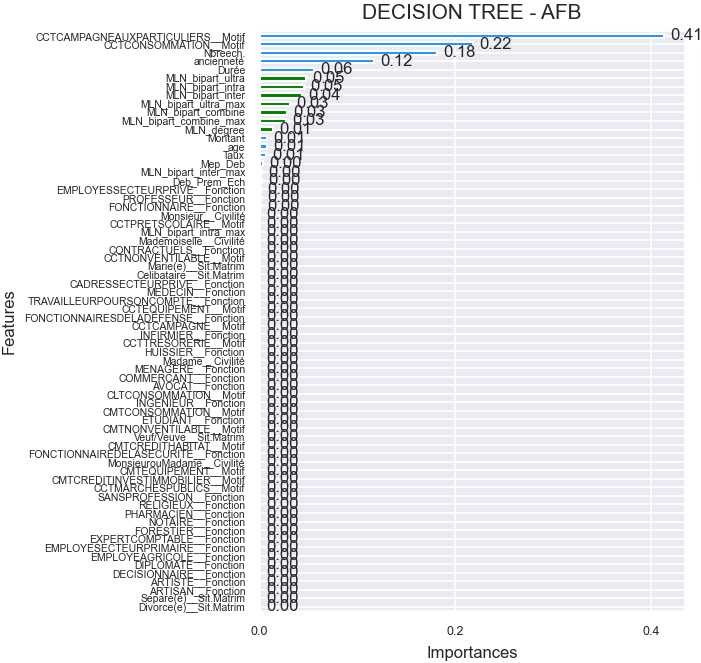
#> input picture papers/notes/annualReportMLNA_VictorDJIEMBOU_v2/assets/AFB_dtc_shapley.png, 701 x 663 px
$ jupyter execute --allow-errors imageFusion.ipynb
#> lines starting #> are read from the running program, lines starting #| are printed output that depends on the picture
[cell 1]
quality=100
page_width, page_height = 2480, 3508 #1240, 1754

[cell 2]
from PIL import Image

# Charger les images à coller
image1 = Image.open('AFB_dtc_shapley.png')
#> image1 is the input picture: PIL image 701x663 RGBA; mean R, G, B, A 126.6, 127.2, 130.6, 147.4
if image1.mode != 'RGBA':
    print('###')
    image1 = image1.convert('RGBA')
image2 = Image.open('CREDIT_RISK_DATASET_dtc_shapley.png')
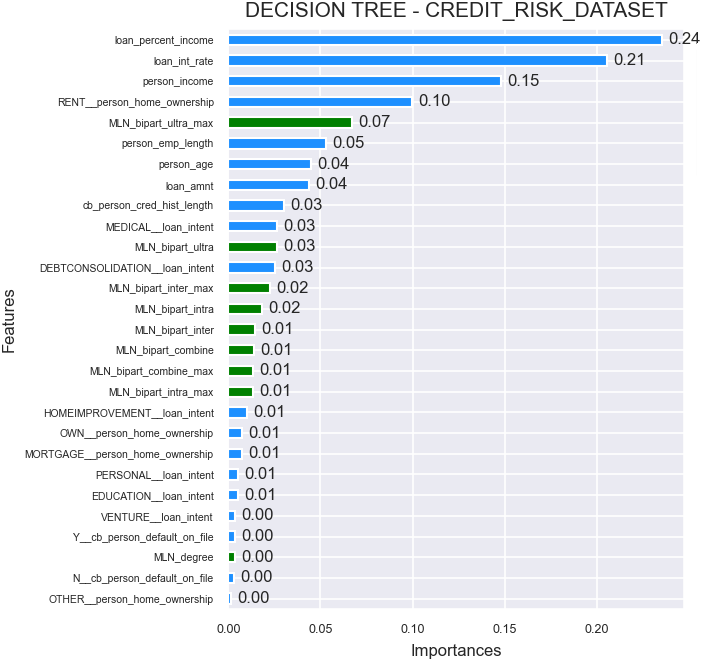
#> input picture papers/notes/annualReportMLNA_VictorDJIEMBOU_v2/assets/CREDIT_RISK_DATASET_dtc_shapley.png, 702 x 663 px
#> image2 is the input picture: PIL image 702x663 RGBA; mean R, G, B, A 128, 132.3, 138.6, 151.4
if image2.mode != 'RGBA':
    print('###')
    image2 = image2.convert('RGBA')
image3 = Image.open('GERMAN_dtc_shapley.png')
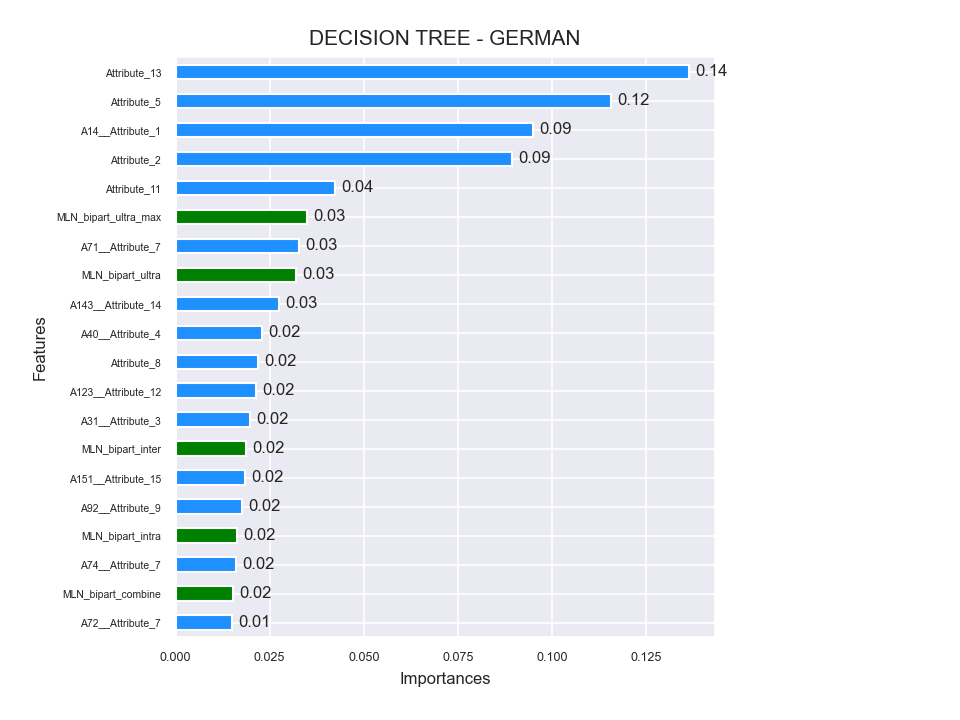
#> input picture papers/notes/annualReportMLNA_VictorDJIEMBOU_v2/assets/GERMAN_dtc_shapley.png, 960 x 720 px
#> image3 is the input picture: PIL image 960x720 RGBA; mean R, G, B, A 231.5, 237.6, 244.4, 118.2
if image3.mode != 'RGBA':
    print('###')
    image3 = image3.convert('RGBA')
image4 = Image.open('JAPAN_dtc_shapley.png')
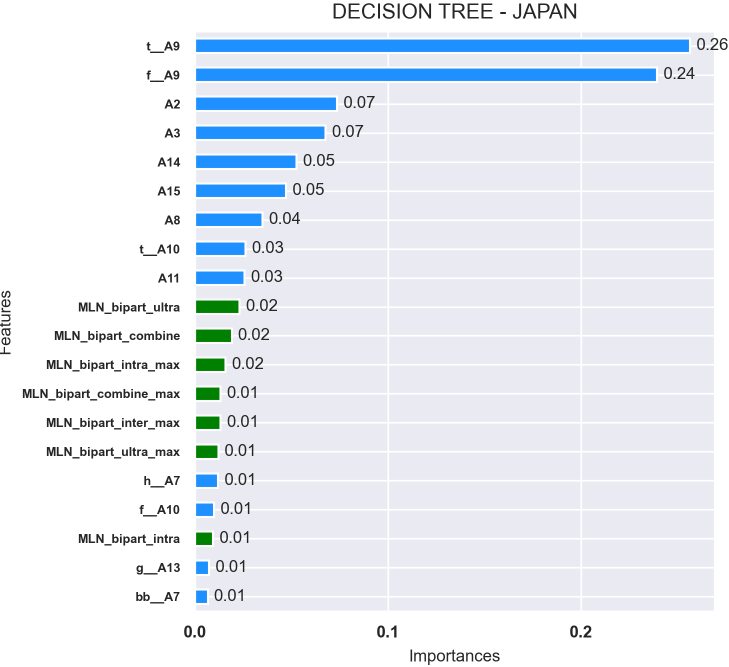
#> input picture papers/notes/annualReportMLNA_VictorDJIEMBOU_v2/assets/JAPAN_dtc_shapley.png, 1457 x 1334 px (shown at 1/2 size)
#> image4 is the input picture: PIL image 1457x1334 RGBA; mean R, G, B, A 137.7, 143, 151.2, 162.4
if image4.mode != 'RGBA':
    print('###')
    image4 = image4.convert('RGBA')

# Redimensionner les images pour qu'elles s'adaptent à une grille 2x2 sur une page A4
#page_width, page_height = 2480, 3508  # Dimensions en pixels pour une page A4 (300 dpi)  # Dimensions en pixels pour une page A4 (300 dpi)
grid_cols, grid_rows = 2, 2
image_width = page_width // grid_cols
image_height = page_height // grid_rows

image1 = image1.resize((image_width, image_height))
#> image1: PIL image 1240x1754 RGBA
image2 = image2.resize((image_width, image_height))
#> image2: PIL image 1240x1754 RGBA
image3 = image3.resize((image_width, image_height))
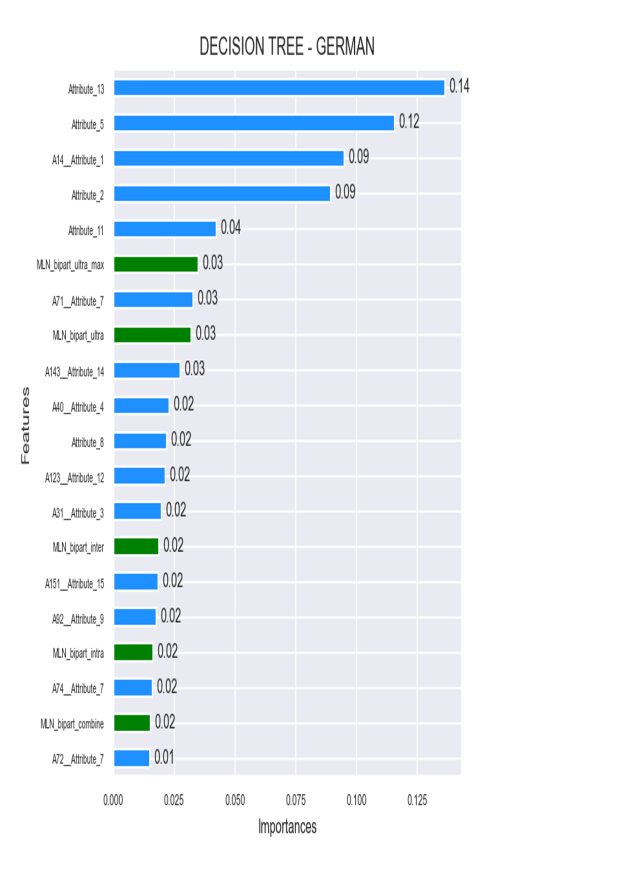
#> image3: PIL image 1240x1754 RGBA (shown at 1/2 size); mean R, G, B, A 97.1, 103.2, 110.1, 118.3; transparent parts drawn white
image4 = image4.resize((image_width, image_height))
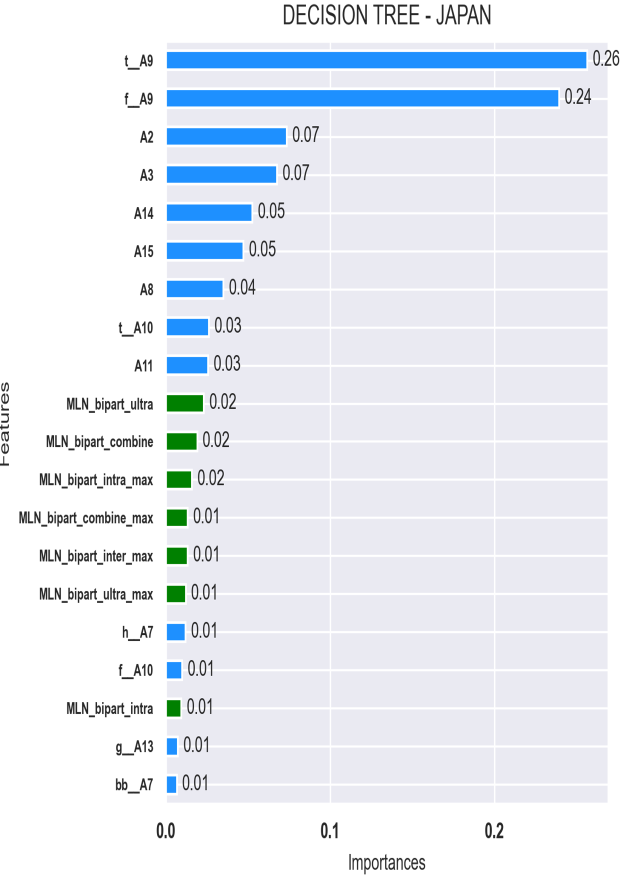
#> image4: PIL image 1240x1754 RGBA (shown at 1/2 size); mean R, G, B, A 137.9, 143.3, 151.4, 162.4; transparent parts drawn white

# Créer une image vide au format A4 pour la grille
grid_image = Image.new('RGBA', (page_width, page_height), (0, 0, 0, 0))
#> grid_image: PIL image 2480x3508 RGBA; every value is 0

# Coller les images dans la grille
grid_image.paste(image1, (0, 0), mask=image1)
grid_image.paste(image2, (image_width, 0), mask=image2)
grid_image.paste(image3, (0, image_height), mask=image3)
grid_image.paste(image4, (image_width, image_height), mask=image4)
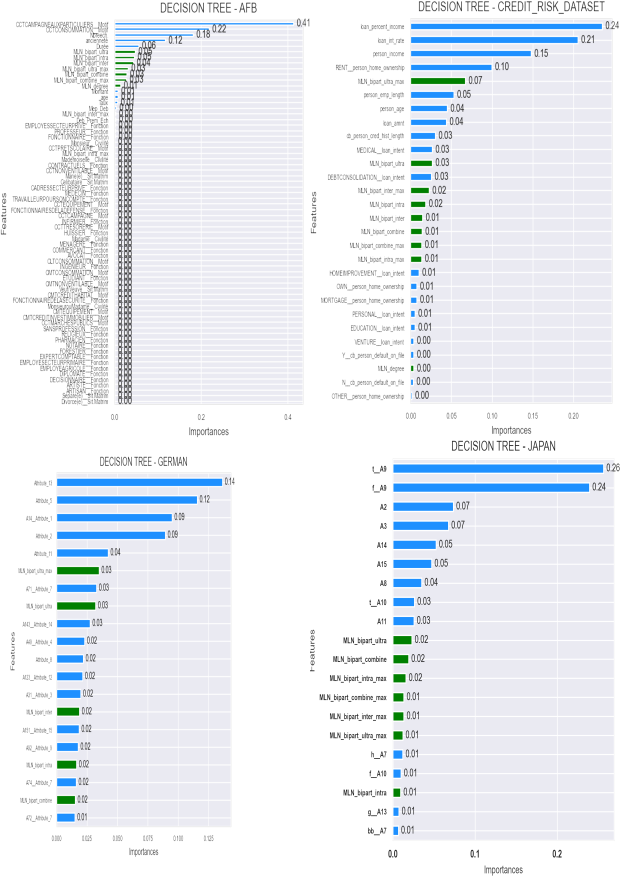
#> grid_image: PIL image 2480x3508 RGBA (shown at 1/4 size); mean R, G, B, A 121.3, 125.4, 131.6, 142.7; transparent parts drawn white

# Sauvegarder l'image de la grille au format A4
grid_image.save('dtc_shapley.png', quality=quality)

# Afficher l'image de la grille
#grid_image.show()

[cell 3]
from PIL import Image

# Charger les images à coller
image1 = Image.open('AFB_rfc_shapley.png')
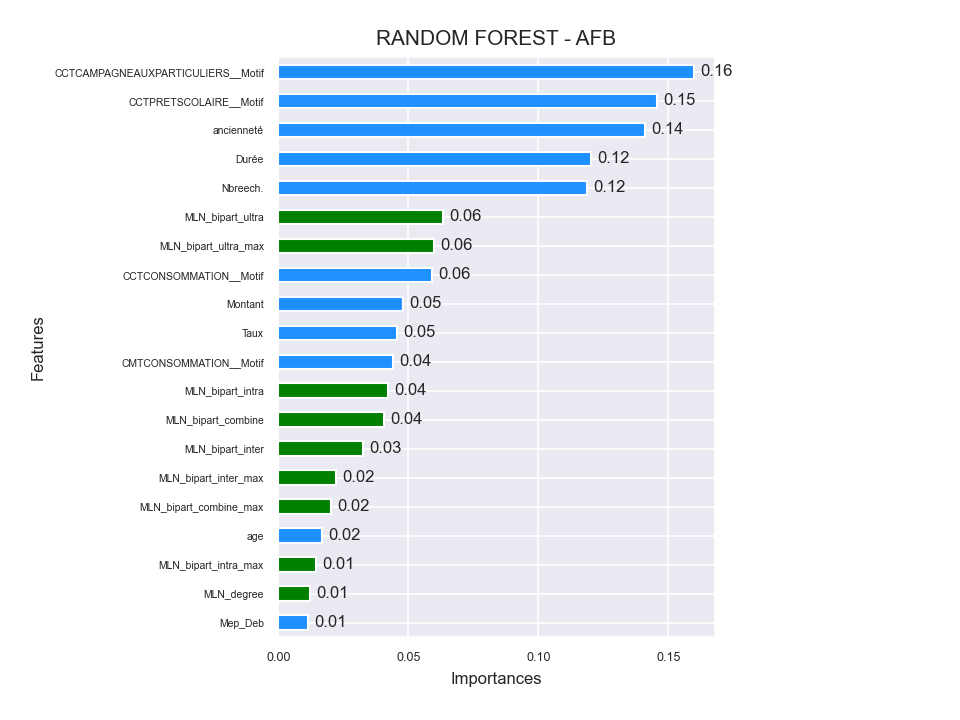
#> input picture papers/notes/annualReportMLNA_VictorDJIEMBOU_v2/assets/AFB_rfc_shapley.png, 960 x 720 px
#> image1 is the input picture: PIL image 960x720 RGBA; mean R, G, B, A 232.3, 238.8, 243.6, 96.4
if image1.mode != 'RGBA':
    print('###')
    image1 = image1.convert('RGBA')
image2 = Image.open('CREDIT_RISK_DATASET_rfc_shapley.png')
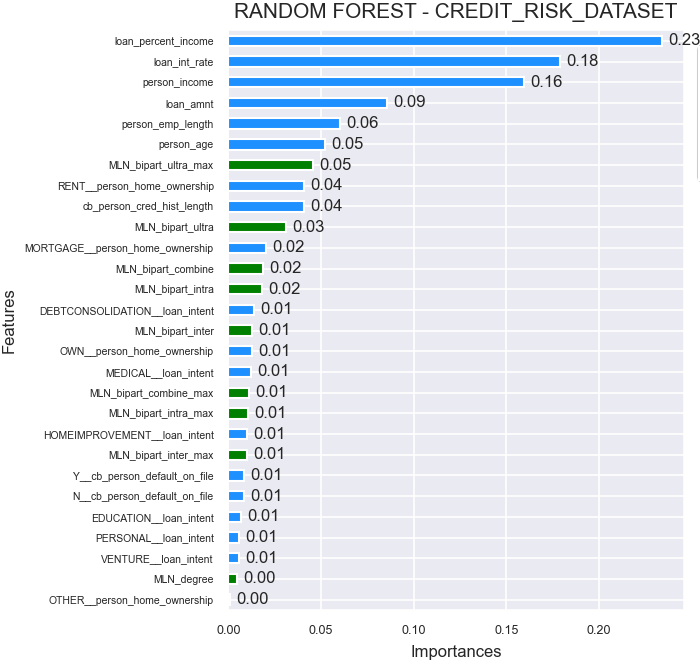
#> input picture papers/notes/annualReportMLNA_VictorDJIEMBOU_v2/assets/CREDIT_RISK_DATASET_rfc_shapley.png, 700 x 662 px
#> image2 is the input picture: PIL image 700x662 RGBA; mean R, G, B, A 128.9, 133.1, 139.6, 152.2
if image2.mode != 'RGBA':
    print('###')
    image2 = image2.convert('RGBA')
#> (the rest of this cell did not finish here and is left out)
